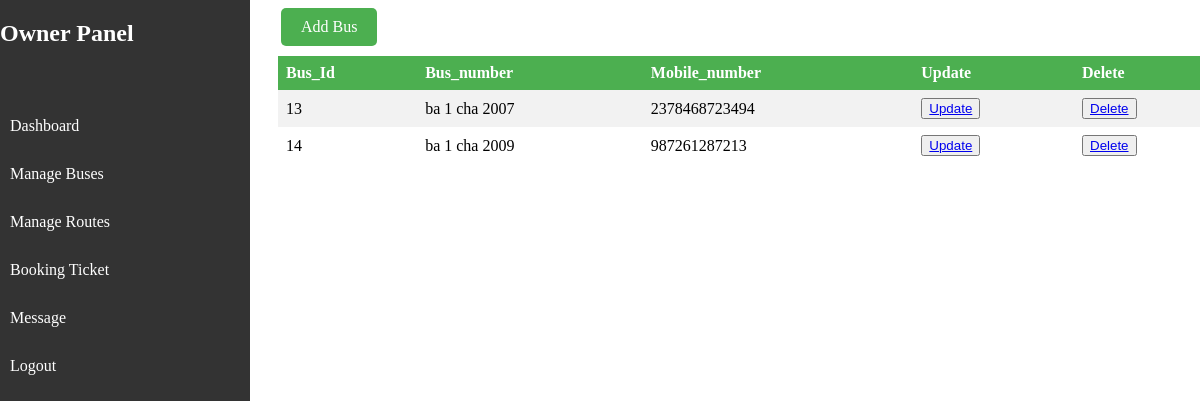
Page /Managebuses1.php on the committed database.
### tables this page shows
CREATE TABLE `buses` (
  `Bus_id` int(11) NOT NULL,
  `Bus_number` varchar(50) NOT NULL,
  `mobile_number` varchar(50) NOT NULL
);

### Managebuses1.php (the view, shortened to what this page needs)
<?php
    include ("ownersidebar.php");
?>
<!DOCTYPE html>
<html lang="en">
<head>
</head>
<body>
<a href="addbuses1.php" class="add-route-btn">Add Bus</a>
<table>
    <tr>
        <th>Bus_Id</th>
        <th>Bus_number</th>
        <th>Mobile_number</th>
        <th>Update</th>
        <th>Delete</th>
    </tr>
    <?php
        $sql="Select * from `buses`";
        $result=(mysqli_query($conn,$sql));
        if($result){
            while($row=mysqli_fetch_assoc($result)){
                $id=$row['Bus_id'];
                $Bus_number=$row['Bus_number'];
                $Mobile_number=$row['mobile_number'];
                echo "<tr>
                <td>".$id."</td>
                <td>".$Bus_number."</td>
                <td>".$Mobile_number."</td>
                <td><button><a href=updatebuses1.php?updateid=".$id.">Update</a></button></td>
                <td><button><a href=deletebus1.php?deleteid=".$id.">Delete</a></button></td>
              </tr>";
            }
        }
    ?>
</table>
</body>
</html>

### Managebuses1.php (style rules this page uses)
table { border-collapse: collapse; width: 80%; margin-left:270px; }
th, td { text-align: left; padding: 8px; }
th { background-color: #4CAF50; color: white; }
tr:nth-child(even) { background-color: #f2f2f2 }
.add-route-btn { display: inline-block; background-color: #4CAF50; color: white; padding: 10px 20px; text-align: center; text-decoration: none; margin-left:273px; margin-bottom:10px; font-size: 16px; border-radius: 5px; border: none; cursor: pointer; }

### rows in the picture
buses: Bus_id "13", Bus_number "ba 1 cha 2007", mobile_number "2378468723494"
buses: Bus_id "14", Bus_number "ba 1 cha 2009", mobile_number "987261287213"
